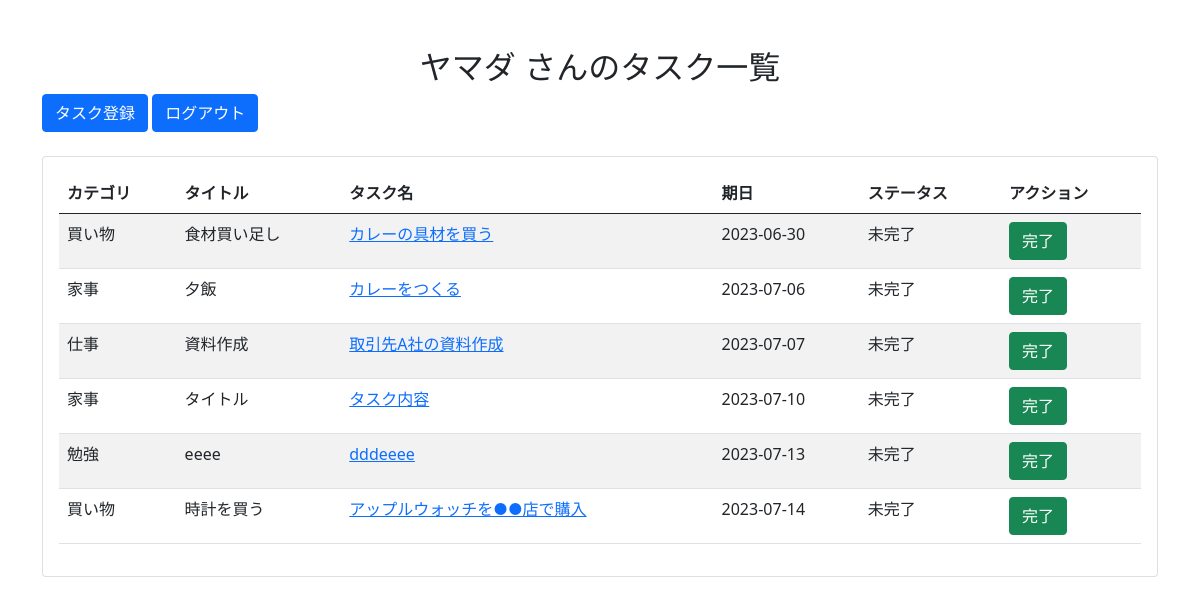
Page /todo_apps/top (signed in) on the earlier database version.
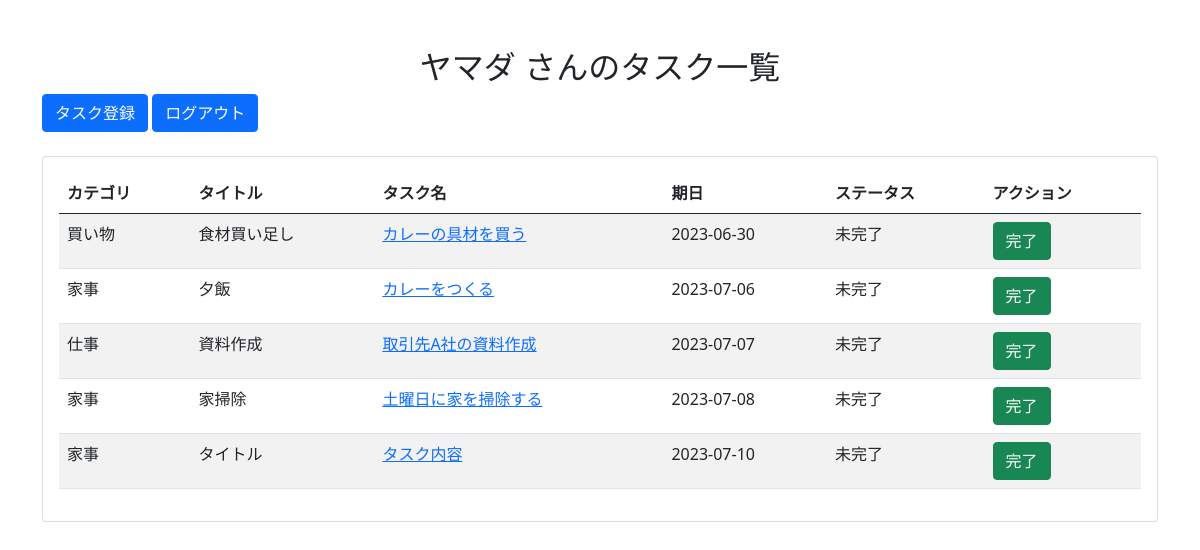
Same page on the later database version.
### models.py (models this page shows)
class TodoCategory(Base):
    __tablename__ = 'todo_category'
    id = Column(Integer, primary_key=True)
    category_name = Column(String, nullable=False)

class Todo(Base):
    __tablename__ = 'todo'
    id = Column(Integer, primary_key=True)
    title = Column(String, nullable=False)
    content = Column(String, nullable=False)
    memo = Column(Text)
    status = Column(Integer, default=0)
    due_date = Column(DateTime, nullable=False)
    category_id = Column(Integer, ForeignKey('todo_category.id'))
    user_id = Column(Integer, ForeignKey('user.id'))
    user = relationship("User", backref="todos")
    category = relationship("TodoCategory", backref="todos")

### views.py (the view)
@app.route("/todo_apps/top")
def top():
    todos = business_logic.find_todo_all(session["u_id"])
    return render_template("top.html", todos=todos)

### business_logic.py (called while the page is built)
def find_todo_all(u_id):
    todo_list = data_access.find_todo_all(u_id)
    todos = []
    for todo in todo_list:
        todo_item = {
            "id": todo.id,
            "title": todo.title,
            "category": todo.category.category_name,
            "content": todo.content,
            "due_date": f"{todo.due_date:%Y-%m-%d}",
            "status": "未完了" if todo.status == consts.STATUS_INCOMPLETE else "完了"
        }
        todos.append(todo_item)
    return todos

### data_access.py (called while the page is built)
def get_session():
    db_path = os.path.join('sqlite:///', 'db', 'todo.db')
    engine = create_engine(db_path)
    Session = sessionmaker(bind=engine)
    session = Session()
    return session

def find_todo_all(u_id):
    session = get_session()
    todo_list = session.query(Todo).filter(Todo.user_id == u_id, Todo.status == consts.STATUS_INCOMPLETE).order_by(Todo.due_date.asc()).all()
    return todo_list

### templates/top.html (shortened to what this page needs)
<!DOCTYPE html>
<html>
<head>
  <link rel="stylesheet" href="https://stackpath.bootstrapcdn.com/bootstrap/5.0.0-alpha1/css/bootstrap.min.css">
</head>
<body>
  <div class="container mt-5">
    <h2 class="text-center">{{ session["name"] }} さんのタスク一覧</h2>
    <a href="{{ url_for('show_create') }}" class="btn btn-primary mr-3">タスク登録</a>
    <a href="{{ url_for('logout') }}" class="btn btn-primary">ログアウト</a>
    <div class="card mt-4">
      <div class="card-body">
        <table class="table table-striped">
          <thead>
            <tr>
              <th>カテゴリ</th>
              <th>タイトル</th>
              <th>タスク名</th>
              <th>期日</th>
              <th>ステータス</th>
              <th>アクション</th>
            </tr>
          </thead>
          <tbody>
            {% for todo_item in todos %}
            <tr>
              <td>{{ todo_item["category"] }}</td>
              <td>{{ todo_item["title"] }}</td>
              <td><a href="{{ url_for('show_detail', t_id=todo_item['id']) }}">{{ todo_item["content"] }}</a></td>
              <td>{{ todo_item["due_date"] }}</td>
              <td>{{ todo_item["status"] }}</td>
              <td><a href="{{ url_for('update_todo_done', t_id=todo_item['id']) }}" class="btn btn-success">完了</a></td>
            </tr>
            {% endfor %}
          </tbody>
        </table>
      </div>
    </div>
  </div>
</body>
</html>

Differences in the rows shown:
no longer on this page (row unchanged): TodoCategory: category "勉強"
no longer on this page (row edited): Todo: title "eeee", content "dddeeee"
removed Todo: title "時計を買う", content "アップルウォッチを●●店で購入"
added Todo: title "家掃除", content "土曜日に家を掃除する"
Other differences:
new list line: "家事"
new list line: "2023-07-08 未完了 完了"
list line gone: "2023-07-13 未完了 完了"
list line gone: "買い物"
list line gone: "2023-07-14 未完了 完了"
